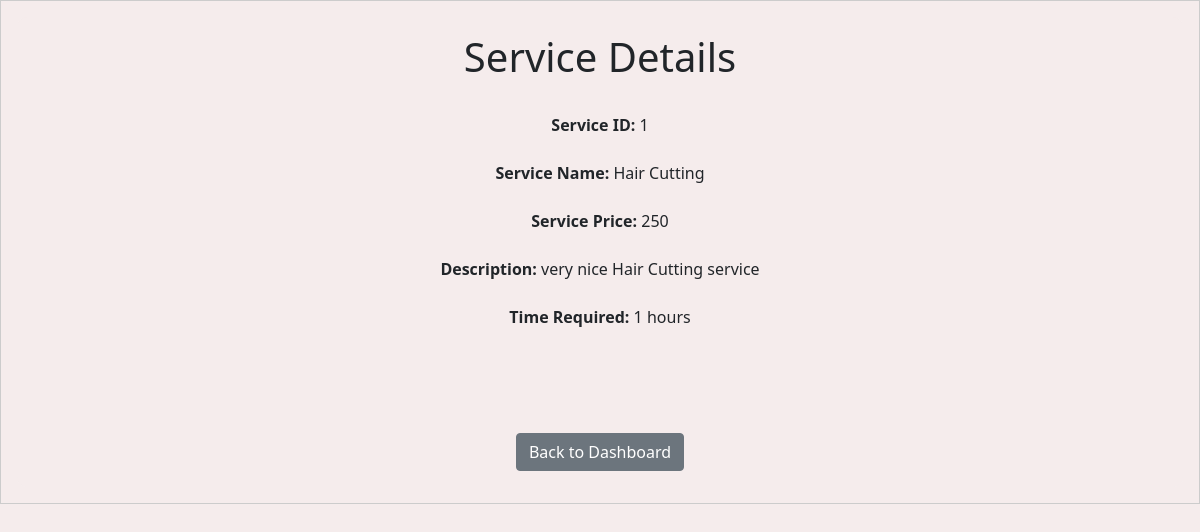
/service/1, run on an earlier commit of the app's database.
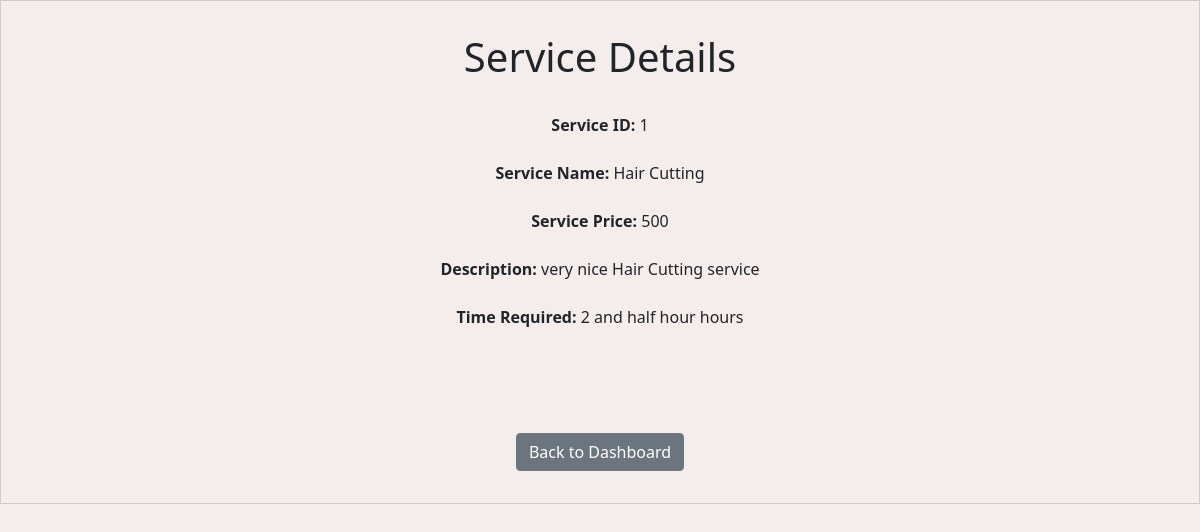
And on a later commit of the database.
### backend/models.py (models this page shows)
class Service(db.Model):
    __tablename__ = "service"
    id = db.Column(db.Integer, primary_key=True, autoincrement=True)
    name = db.Column(db.String, nullable=False)
    base_price = db.Column(
        db.Integer, nullable=False
    )  # Changed 'price' to 'base_price'
    base_time_required = db.Column(db.String, nullable=True)
    description = db.Column(db.String, nullable=False)
    professional_services = db.relationship(
        "ProfessionalService", back_populates="service"
    )

### backend/controller.py (the view)
@app.route("/service/<int:service_id>", methods=["GET"])
def service_details(service_id):
    service = Service.query.get(service_id)
    if service:
        return render_template("service_details.html", service=service)
    else:
        return "Service not found", 404

### templates/service_details.html (shortened to what this page needs)
<!DOCTYPE html>
<html lang="en">
<head>
  <link rel="stylesheet" href="/static/style.css" />
  <link href="https://cdn.jsdelivr.net/npm/bootstrap@5.0.2/dist/css/bootstrap.min.css" rel="stylesheet" />
</head>
<body>
  <div id="container">
    <div id="panel">
      <h1>Service Details</h1>
      <br>
      <p><strong>Service ID:</strong> {{ service.id }} <br> <br>
        <strong>Service Name:</strong> {{ service.name }} <br><br>
        <strong>Service Price:</strong> {{ service.base_price }}<br><br>
        <strong>Description:</strong> {{ service.description }}<br><br>
        <strong>Time Required:</strong> {{ service.base_time_required }} hours <br><br>
      </p>
      <br><br>
      <a href="{{ url_for('admin_dashboard') }}" class="btn btn-secondary mt-3">Back to Dashboard</a>
    </div>
  </div>
</body>
</html>

What changed in the data, as far as the page shows it:
changed Service "Hair Cutting": base_price "250" → "500"; base_time_required "1" → "2 and half hour"
